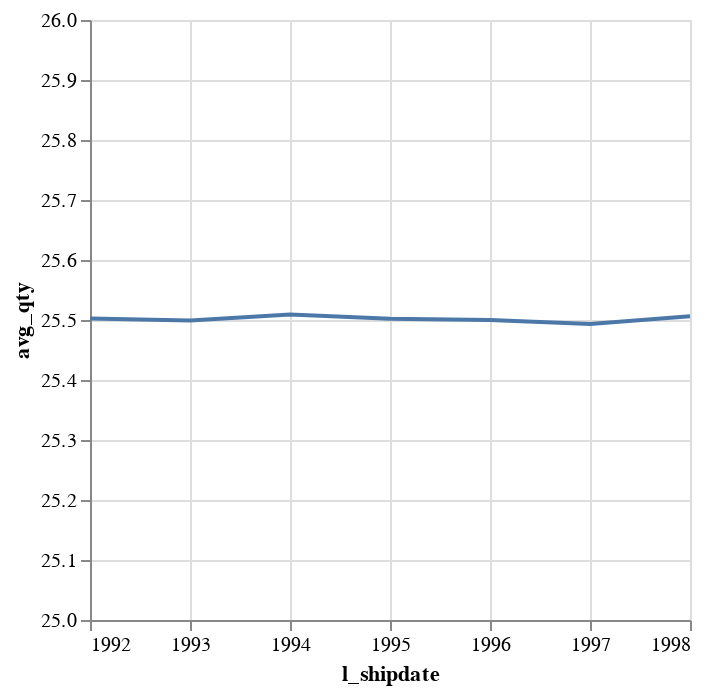

Notebook cell for this chart:
### Code cell
%%time

alt.Chart(df_yearly.collect()).mark_line().encode(
    alt.X('l_shipdate'),
    alt.Y('avg_qty', 
    scale=alt.Scale(domain=[25, 26])))

### Figure 1 — Vega-Lite specification as saved in the notebook (floating-point values rounded to 4 significant figures)
{"config": {"view": {"continuousWidth": 300, "continuousHeight": 300}}, "data": {"name": "data-81ecd36fcf23122b69ab624add846b19"}, "mark": {"type": "line"}, "encoding": {"x": {"field": "l_shipdate", "type": "temporal"}, "y": {"field": "avg_qty", "scale": {"domain": [25, 26]}, "type": "quantitative"}}, "$schema": "https://vega.github.io/schema/vega-lite/v5.14.1.json", "datasets": {"data-81ecd36fcf23122b69ab624add846b19": [{"l_shipdate": "1992-01-01T00:00:00.000000", "avg_qty": 25.5}, {"l_shipdate": "1993-01-01T00:00:00.000000", "avg_qty": 25.5}, {"l_shipdate": "1994-01-01T00:00:00.000000", "avg_qty": 25.51}, {"l_shipdate": "1995-01-01T00:00:00.000000", "avg_qty": 25.5}, {"l_shipdate": "1996-01-01T00:00:00.000000", "avg_qty": 25.5}, {"l_shipdate": "1997-01-01T00:00:00.000000", "avg_qty": 25.49}, {"l_shipdate": "1998-01-01T00:00:00.000000", "avg_qty": 25.51}]}}
